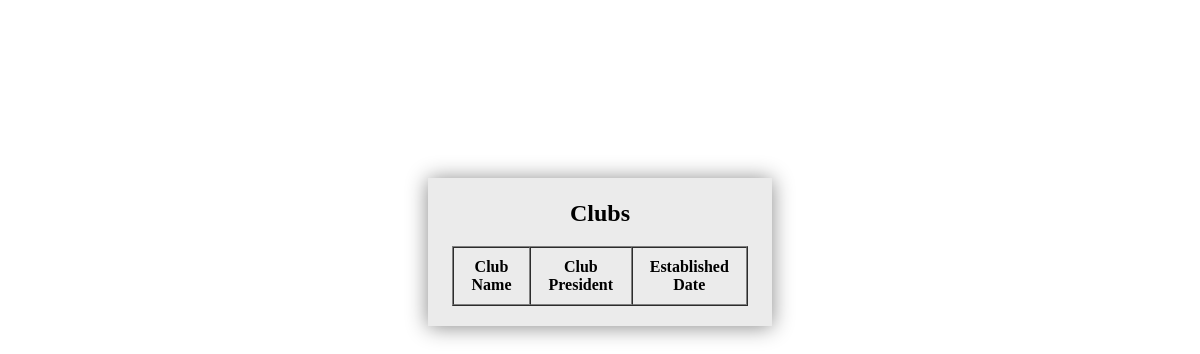
Page /club_list.php on the earlier database version.
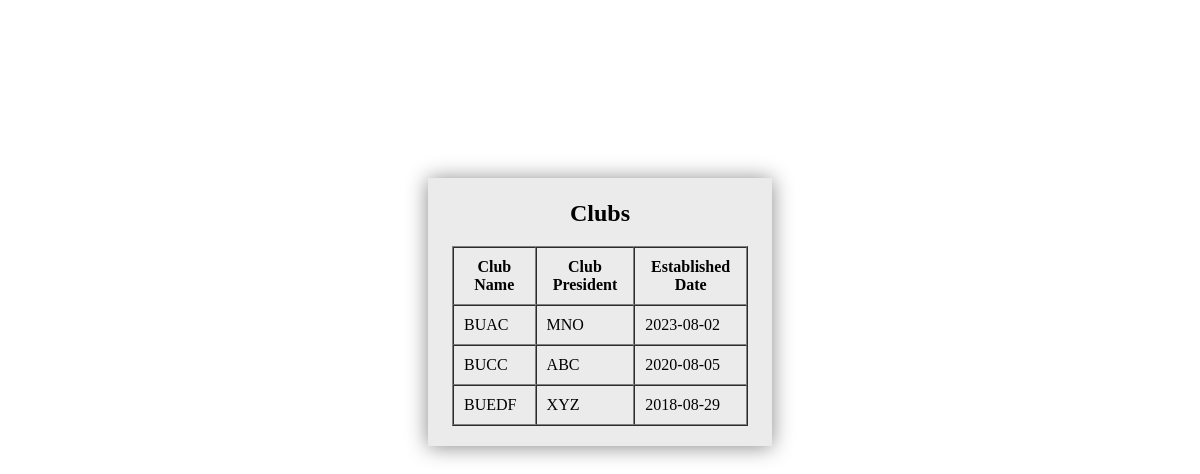
Same page on the later database version.
### tables this page shows
CREATE TABLE `club` (
  `name` varchar(50) NOT NULL,
  `president` varchar(50) NOT NULL,
  `established_date` date NOT NULL
);

### club_list.php (the view, shortened to what this page needs)
<!DOCTYPE html>
<html lang="en">
    <head>
    </head>
    <body background="img/bracubackground.jpg">
        <div class="module">
            <h2><center>Clubs</center></h2>
            <?php
            require_once('dbconnect.php');
            $sql = "SELECT name, president, established_date from club";
            $result = mysqli_query($conn, $sql);
            ?>
            <table border ="1" cellspacing="0" cellpadding="10">
                <tr>
                    <th>Club Name</th>
                    <th>Club President</th>
                    <th>Established Date</th>
                </tr>
                <?php
                if (mysqli_num_rows($result) > 0) {
                    while($row = mysqli_fetch_assoc($result)) {
                        ?>
                        <tr>
                        <td><?php echo $row['name']; ?> </td>
                        <td><?php echo $row['president']; ?> </td>
                        <td><?php echo $row['established_date']; ?> </td>
                        <tr>
                <?php
                        }
                    }
                ?>
            </table>
        </div>
    </body>
</html>

Differences in the rows shown:
added club: name "BUAC", president "MNO", established_date "2023-08-02"
added club: name "BUCC", president "ABC", established_date "2020-08-05"
added club: name "BUEDF", president "XYZ", established_date "2018-08-29"
